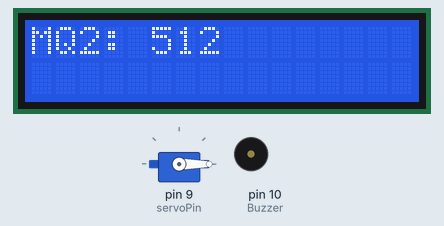
Recording of a sketch running on a simulated Arduino Uno, built with avr-gcc and run on an emulated ATmega328P. On the bench: servo, 16×2 character LCD, buzzer (waves = sounding, pin HIGH). The modem accepts every AT command (registered, SIM ready, sends succeed) and sends nothing else; what the sketch prints to the serial monitor is not drawn.

Above: at 4.1 s.
At 8.1 s:
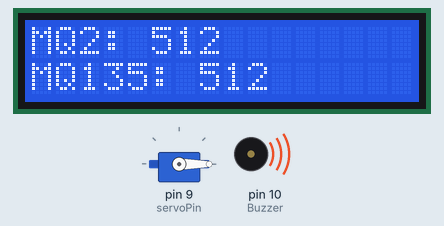
At 9.1 s:
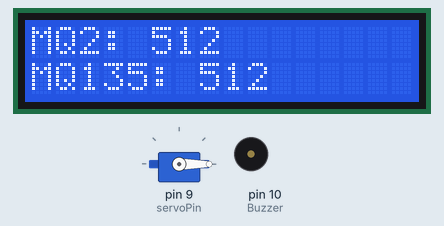
Timing chart, 0 to 10.6 s (numbered marks = the images above):
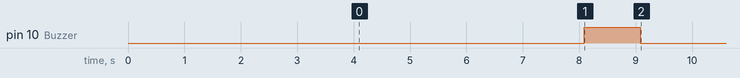

The sketch:

ND_AUTOMATED_CYLINDER__BOOKING_SYSTEM_BY_USING_LORA_PROTOCOL.ino
```cpp
#include <Servo.h>
#include <Wire.h> // Library for I2C communication
#include <LiquidCrystal_I2C.h> // Library for LCD

//gsm
#include <SoftwareSerial.h>
SoftwareSerial gsm(1,0);

//MQ2
int Gas_analog2 = A0;

//MQ135
int Gas_analog135 = A1;

//SERVO MOTOR
int servoPin = 9;
Servo servo;

//buzz
int Buzzer = 10;

LiquidCrystal_I2C lcd = LiquidCrystal_I2C(0x3F, 16, 2);


void setup(){
Serial.begin(115200);

gsm.begin(9600);

servo.attach(servoPin);

pinMode (Buzzer, OUTPUT);

lcd.init();
lcd.backlight();
serv();
delay(2000);
MQ2();
delay(2000);
MQ135();
delay(2000);
buzz();
delay(1000);
SendMessage();
delay(1000);


}
void serv(){
servo.write(90);
Serial.println("90 degree");
delay(2000);
servo.write(0);
Serial.println("0 degree");
}

void MQ2(){
int gassensor2= analogRead(Gas_analog2);
 Serial.println("gasssensorMQ2");
 Serial.println(gassensor2);

 lcd.setCursor(0, 0);
 lcd.print("MQ2: ");
 lcd.print(gassensor2);
}

void MQ135(){
int gassensor135= analogRead(Gas_analog135);
 Serial.println("gasssensorMQ135");
 Serial.println(gassensor135);

 lcd.setCursor(0, 1);
 lcd.print("MQ135: ");
 lcd.print(gassensor135);
}

void buzz(){
  digitalWrite (Buzzer, HIGH); //turn buzzer on
  delay(1000);
  digitalWrite (Buzzer, LOW);  //turn buzzer off
  delay(1000);
}

void SendMessage()
{
 gsm.println("AT+CMGF=1");
 delay(1000);
 gsm.println("AT+CMGS=\"+917975528296\"\r");
 delay(1000);
 gsm.print("hi");
 gsm.println((char)26);
}

void loop()
{
  }
```

Measured:
- what the display in image 0 shows lasts 2.0 s, from 4.1 s to 6.1 s
